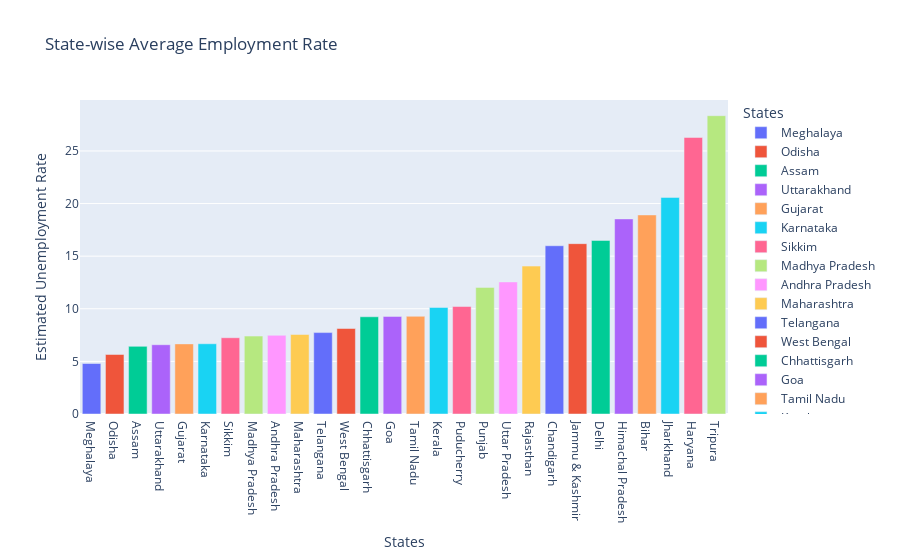

Notebook cell for this chart:
### Code cell
#plotting a "Bar-plot" to find the "average unemployment rate in each state"
newDF = df[['Estimated Unemployment Rate','States']]

#grouping the dataframe by 'States' and finding the corresponding 'mean'
newDF = newDF.groupby('States').mean().reset_index()

#sorting the values in the dataframe
newDF = newDF.sort_values('Estimated Unemployment Rate')

fig = px.bar(newDF, 
             x='States',
             y='Estimated Unemployment Rate',
             color='States',
             title='State-wise Average Employment Rate')
fig.show()

### Figure 1 — Plotly figure (JSON) as saved in the notebook; plotly's stock layout.template omitted (floating-point values rounded to 4 significant figures)
{"data": [{"alignmentgroup": "True", "hovertemplate": "States=%{x}<br>Estimated Unemployment Rate=%{y}<extra></extra>", "legendgroup": "Meghalaya", "marker": {"color": "#636efa", "pattern": {"shape": ""}}, "name": "Meghalaya", "offsetgroup": "Meghalaya", "orientation": "v", "showlegend": true, "textposition": "auto", "type": "bar", "x": ["Meghalaya"], "xaxis": "x", "y": [4.799], "yaxis": "y"}, {"alignmentgroup": "True", "hovertemplate": "States=%{x}<br>Estimated Unemployment Rate=%{y}<extra></extra>", "legendgroup": "Odisha", "marker": {"color": "#EF553B", "pattern": {"shape": ""}}, "name": "Odisha", "offsetgroup": "Odisha", "orientation": "v", "showlegend": true, "textposition": "auto", "type": "bar", "x": ["Odisha"], "xaxis": "x", "y": [5.658], "yaxis": "y"}, {"alignmentgroup": "True", "hovertemplate": "States=%{x}<br>Estimated Unemployment Rate=%{y}<extra></extra>", "legendgroup": "Assam", "marker": {"color": "#00cc96", "pattern": {"shape": ""}}, "name": "Assam", "offsetgroup": "Assam", "orientation": "v", "showlegend": true, "textposition": "auto", "type": "bar", "x": ["Assam"], "xaxis": "x", "y": [6.428], "yaxis": "y"}, {"alignmentgroup": "True", "hovertemplate": "States=%{x}<br>Estimated Unemployment Rate=%{y}<extra></extra>", "legendgroup": "Uttarakhand", "marker": {"color": "#ab63fa", "pattern": {"shape": ""}}, "name": "Uttarakhand", "offsetgroup": "Uttarakhand", "orientation": "v", "showlegend": true, "textposition": "auto", "type": "bar", "x": ["Uttarakhand"], "xaxis": "x", "y": [6.583], "yaxis": "y"}, {"alignmentgroup": "True", "hovertemplate": "States=%{x}<br>Estimated Unemployment Rate=%{y}<extra></extra>", "legendgroup": "Gujarat", "marker": {"color": "#FFA15A", "pattern": {"shape": ""}}, "name": "Gujarat", "offsetgroup": "Gujarat", "orientation": "v", "showlegend": true, "textposition": "auto", "type": "bar", "x": ["Gujarat"], "xaxis": "x", "y": [6.664], "yaxis": "y"}, {"alignmentgroup": "True", "hovertemplate": "States=%{x}<br>Estimated Unemployment Rate=%{y}<extra></extra>", "legendgroup": "Karnataka", "marker": {"color": "#19d3f3", "pattern": {"shape": ""}}, "name": "Karnataka", "offsetgroup": "Karnataka", "orientation": "v", "showlegend": true, "textposition": "auto", "type": "bar", "x": ["Karnataka"], "xaxis": "x", "y": [6.676], "yaxis": "y"}, {"alignmentgroup": "True", "hovertemplate": "States=%{x}<br>Estimated Unemployment Rate=%{y}<extra></extra>", "legendgroup": "Sikkim", "marker": {"color": "#FF6692", "pattern": {"shape": ""}}, "name": "Sikkim", "offsetgroup": "Sikkim", "orientation": "v", "showlegend": true, "textposition": "auto", "type": "bar", "x": ["Sikkim"], "xaxis": "x", "y": [7.249], "yaxis": "y"}, {"alignmentgroup": "True", "hovertemplate": "States=%{x}<br>Estimated Unemployment Rate=%{y}<extra></extra>", "legendgroup": "Madhya Pradesh", "marker": {"color": "#B6E880", "pattern": {"shape": ""}}, "name": "Madhya Pradesh", "offsetgroup": "Madhya Pradesh", "orientation": "v", "showlegend": true, "textposition": "auto", "type": "bar", "x": ["Madhya Pradesh"], "xaxis": "x", "y": [7.406], "yaxis": "y"}, {"alignmentgroup": "True", "hovertemplate": "States=%{x}<br>Estimated Unemployment Rate=%{y}<extra></extra>", "legendgroup": "Andhra Pradesh", "marker": {"color": "#FF97FF", "pattern": {"shape": ""}}, "name": "Andhra Pradesh", "offsetgroup": "Andhra Pradesh", "orientation": "v", "showlegend": true, "textposition": "auto", "type": "bar", "x": ["Andhra Pradesh"], "xaxis": "x", "y": [7.477], "yaxis": "y"}, {"alignmentgroup": "True", "hovertemplate": "States=%{x}<br>Estimated Unemployment Rate=%{y}<extra></extra>", "legendgroup": "Maharashtra", "marker": {"color": "#FECB52", "pattern": {"shape": ""}}, "name": "Maharashtra", "offsetgroup": "Maharashtra", "orientation": "v", "showlegend": true, "textposition": "auto", "type": "bar", "x": ["Maharashtra"], "xaxis": "x", "y": [7.558], "yaxis": "y"}, {"alignmentgroup": "True", "hovertemplate": "States=%{x}<br>Estimated Unemployment Rate=%{y}<extra></extra>", "legendgroup": "Telangana", "marker": {"color": "#636efa", "pattern": {"shape": ""}}, "name": "Telangana", "offsetgroup": "Telangana", "orientation": "v", "showlegend": true, "textposition": "auto", "type": "bar", "x": ["Telangana"], "xaxis": "x", "y": [7.738], "yaxis": "y"}, {"alignmentgroup": "True", "hovertemplate": "States=%{x}<br>Estimated Unemployment Rate=%{y}<extra></extra>", "legendgroup": "West Bengal", "marker": {"color": "#EF553B", "pattern": {"shape": ""}}, "name": "West Bengal", "offsetgroup": "West Bengal", "orientation": "v", "showlegend": true, "textposition": "auto", "type": "bar", "x": ["West Bengal"], "xaxis": "x", "y": [8.125], "yaxis": "y"}, {"alignmentgroup": "True", "hovertemplate": "States=%{x}<br>Estimated Unemployment Rate=%{y}<extra></extra>", "legendgroup": "Chhattisgarh", "marker": {"color": "#00cc96", "pattern": {"shape": ""}}, "name": "Chhattisgarh", "offsetgroup": "Chhattisgarh", "orientation": "v", "showlegend": true, "textposition": "auto", "type": "bar", "x": ["Chhattisgarh"], "xaxis": "x", "y": [9.24], "yaxis": "y"}, {"alignmentgroup": "True", "hovertemplate": "States=%{x}<br>Estimated Unemployment Rate=%{y}<extra></extra>", "legendgroup": "Goa", "marker": {"color": "#ab63fa", "pattern": {"shape": ""}}, "name": "Goa", "offsetgroup": "Goa", "orientation": "v", "showlegend": true, "textposition": "auto", "type": "bar", "x": ["Goa"], "xaxis": "x", "y": [9.274], "yaxis": "y"}, {"alignmentgroup": "True", "hovertemplate": "States=%{x}<br>Estimated Unemployment Rate=%{y}<extra></extra>", "legendgroup": "Tamil Nadu", "marker": {"color": "#FFA15A", "pattern": {"shape": ""}}, "name": "Tamil Nadu", "offsetgroup": "Tamil Nadu", "orientation": "v", "showlegend": true, "textposition": "auto", "type": "bar", "x": ["Tamil Nadu"], "xaxis": "x", "y": [9.284], "yaxis": "y"}, {"alignmentgroup": "True", "hovertemplate": "States=%{x}<br>Estimated Unemployment Rate=%{y}<extra></extra>", "legendgroup": "Kerala", "marker": {"color": "#19d3f3", "pattern": {"shape": ""}}, "name": "Kerala", "offsetgroup": "Kerala", "orientation": "v", "showlegend": true, "textposition": "auto", "type": "bar", "x": ["Kerala"], "xaxis": "x", "y": [10.12], "yaxis": "y"}, {"alignmentgroup": "True", "hovertemplate": "States=%{x}<br>Estimated Unemployment Rate=%{y}<extra></extra>", "legendgroup": "Puducherry", "marker": {"color": "#FF6692", "pattern": {"shape": ""}}, "name": "Puducherry", "offsetgroup": "Puducherry", "orientation": "v", "showlegend": true, "textposition": "auto", "type": "bar", "x": ["Puducherry"], "xaxis": "x", "y": [10.22], "yaxis": "y"}, {"alignmentgroup": "True", "hovertemplate": "States=%{x}<br>Estimated Unemployment Rate=%{y}<extra></extra>", "legendgroup": "Punjab", "marker": {"color": "#B6E880", "pattern": {"shape": ""}}, "name": "Punjab", "offsetgroup": "Punjab", "orientation": "v", "showlegend": true, "textposition": "auto", "type": "bar", "x": ["Punjab"], "xaxis": "x", "y": [12.03], "yaxis": "y"}, {"alignmentgroup": "True", "hovertemplate": "States=%{x}<br>Estimated Unemployment Rate=%{y}<extra></extra>", "legendgroup": "Uttar Pradesh", "marker": {"color": "#FF97FF", "pattern": {"shape": ""}}, "name": "Uttar Pradesh", "offsetgroup": "Uttar Pradesh", "orientation": "v", "showlegend": true, "textposition": "auto", "type": "bar", "x": ["Uttar Pradesh"], "xaxis": "x", "y": [12.55], "yaxis": "y"}, {"alignmentgroup": "True", "hovertemplate": "States=%{x}<br>Estimated Unemployment Rate=%{y}<extra></extra>", "legendgroup": "Rajasthan", "marker": {"color": "#FECB52", "pattern": {"shape": ""}}, "name": "Rajasthan", "offsetgroup": "Rajasthan", "orientation": "v", "showlegend": true, "textposition": "auto", "type": "bar", "x": ["Rajasthan"], "xaxis": "x", "y": [14.06], "yaxis": "y"}, {"alignmentgroup": "True", "hovertemplate": "States=%{x}<br>Estimated Unemployment Rate=%{y}<extra></extra>", "legendgroup": "Chandigarh", "marker": {"color": "#636efa", "pattern": {"shape": ""}}, "name": "Chandigarh", "offsetgroup": "Chandigarh", "orientation": "v", "showlegend": true, "textposition": "auto", "type": "bar", "x": ["Chandigarh"], "xaxis": "x", "y": [15.99], "yaxis": "y"}, {"alignmentgroup": "True", "hovertemplate": "States=%{x}<br>Estimated Unemployment Rate=%{y}<extra></extra>", "legendgroup": "Jammu & Kashmir", "marker": {"color": "#EF553B", "pattern": {"shape": ""}}, "name": "Jammu & Kashmir", "offsetgroup": "Jammu & Kashmir", "orientation": "v", "showlegend": true, "textposition": "auto", "type": "bar", "x": ["Jammu & Kashmir"], "xaxis": "x", "y": [16.19], "yaxis": "y"}, {"alignmentgroup": "True", "hovertemplate": "States=%{x}<br>Estimated Unemployment Rate=%{y}<extra></extra>", "legendgroup": "Delhi", "marker": {"color": "#00cc96", "pattern": {"shape": ""}}, "name": "Delhi", "offsetgroup": "Delhi", "orientation": "v", "showlegend": true, "textposition": "auto", "type": "bar", "x": ["Delhi"], "xaxis": "x", "y": [16.5], "yaxis": "y"}, {"alignmentgroup": "True", "hovertemplate": "States=%{x}<br>Estimated Unemployment Rate=%{y}<extra></extra>", "legendgroup": "Himachal Pradesh", "marker": {"color": "#ab63fa", "pattern": {"shape": ""}}, "name": "Himachal Pradesh", "offsetgroup": "Himachal Pradesh", "orientation": "v", "showlegend": true, "textposition": "auto", "type": "bar", "x": ["Himachal Pradesh"], "xaxis": "x", "y": [18.54], "yaxis": "y"}, {"alignmentgroup": "True", "hovertemplate": "States=%{x}<br>Estimated Unemployment Rate=%{y}<extra></extra>", "legendgroup": "Bihar", "marker": {"color": "#FFA15A", "pattern": {"shape": ""}}, "name": "Bihar", "offsetgroup": "Bihar", "orientation": "v", "showlegend": true, "textposition": "auto", "type": "bar", "x": ["Bihar"], "xaxis": "x", "y": [18.92], "yaxis": "y"}, {"alignmentgroup": "True", "hovertemplate": "States=%{x}<br>Estimated Unemployment Rate=%{y}<extra></extra>", "legendgroup": "Jharkhand", "marker": {"color": "#19d3f3", "pattern": {"shape": ""}}, "name": "Jharkhand", "offsetgroup": "Jharkhand", "orientation": "v", "showlegend": true, "textposition": "auto", "type": "bar", "x": ["Jharkhand"], "xaxis": "x", "y": [20.59], "yaxis": "y"}, {"alignmentgroup": "True", "hovertemplate": "States=%{x}<br>Estimated Unemployment Rate=%{y}<extra></extra>", "legendgroup": "Haryana", "marker": {"color": "#FF6692", "pattern": {"shape": ""}}, "name": "Haryana", "offsetgroup": "Haryana", "orientation": "v", "showlegend": true, "textposition": "auto", "type": "bar", "x": ["Haryana"], "xaxis": "x", "y": [26.28], "yaxis": "y"}, {"alignmentgroup": "True", "hovertemplate": "States=%{x}<br>Estimated Unemployment Rate=%{y}<extra></extra>", "legendgroup": "Tripura", "marker": {"color": "#B6E880", "pattern": {"shape": ""}}, "name": "Tripura", "offsetgroup": "Tripura", "orientation": "v", "showlegend": true, "textposition": "auto", "type": "bar", "x": ["Tripura"], "xaxis": "x", "y": [28.35], "yaxis": "y"}], "layout": {"barmode": "relative", "legend": {"title": {"text": "States"}, "tracegroupgap": 0}, "title": {"text": "State-wise Average Employment Rate"}, "xaxis": {"anchor": "y", "categoryarray": ["Meghalaya", "Odisha", "Assam", "Uttarakhand", "Gujarat", "Karnataka", "Sikkim", "Madhya Pradesh", "Andhra Pradesh", "Maharashtra", "Telangana", "West Bengal", "Chhattisgarh", "Goa", "Tamil Nadu", "Kerala", "Puducherry", "Punjab", "Uttar Pradesh", "Rajasthan", "Chandigarh", "Jammu & Kashmir", "Delhi", "Himachal Pradesh", "Bihar", "Jharkhand", "Haryana", "Tripura"], "categoryorder": "array", "domain": [0, 1], "title": {"text": "States"}}, "yaxis": {"anchor": "x", "domain": [0, 1], "title": {"text": "Estimated Unemployment Rate"}}}}
